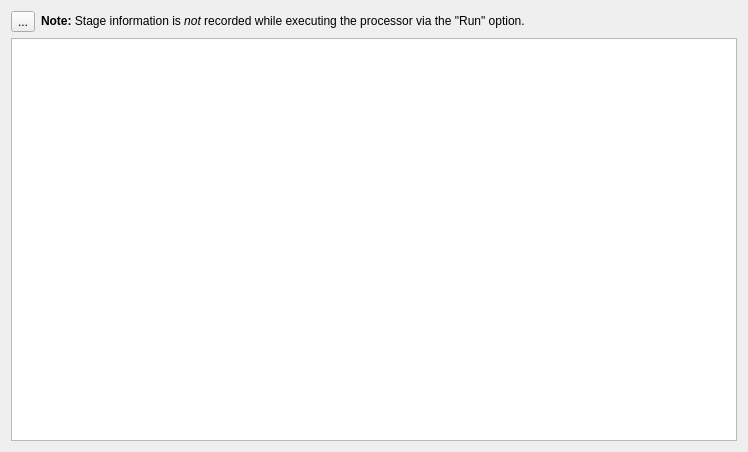
<?xml version="1.0" encoding="UTF-8"?>
<ui version="4.0">
 <class>Ripes::PipelineDiagramWidget</class>
 <widget class="QDialog" name="Ripes::PipelineDiagramWidget">
  <property name="geometry">
   <rect>
    <x>0</x>
    <y>0</y>
    <width>748</width>
    <height>452</height>
   </rect>
  </property>
  <property name="windowTitle">
   <string>Pipeline diagram</string>
  </property>
  <property name="windowIcon">
   <iconset>
    <normaloff>:/icons/logo.png</normaloff>:/icons/logo.png</iconset>
  </property>
  <layout class="QGridLayout" name="gridLayout">
   <item row="0" column="0">
    <layout class="QVBoxLayout" name="verticalLayout">
     <item>
      <layout class="QHBoxLayout" name="horizontalLayout">
       <item>
        <widget class="QToolButton" name="copy">
         <property name="toolTip">
          <string>Copy table to clipboard (tab sepearated)</string>
         </property>
         <property name="text">
          <string>...</string>
         </property>
         <property name="iconSize">
          <size>
           <width>24</width>
           <height>24</height>
          </size>
         </property>
         <property name="autoRaise">
          <bool>false</bool>
         </property>
         <property name="arrowType">
          <enum>Qt::NoArrow</enum>
         </property>
        </widget>
       </item>
       <item>
        <widget class="QLabel" name="label">
         <property name="text">
          <string>&lt;html&gt;&lt;head/&gt;&lt;body&gt;&lt;p&gt;&lt;span style=&quot; font-weight:600;&quot;&gt;Note: &lt;/span&gt;Stage information is &lt;span style=&quot; font-style:italic;&quot;&gt;not &lt;/span&gt;recorded while executing the processor via the &amp;quot;Run&amp;quot; option.&lt;/p&gt;&lt;/body&gt;&lt;/html&gt;</string>
         </property>
         <property name="textFormat">
          <enum>Qt::RichText</enum>
         </property>
        </widget>
       </item>
       <item>
        <spacer name="horizontalSpacer">
         <property name="orientation">
          <enum>Qt::Horizontal</enum>
         </property>
         <property name="sizeHint" stdset="0">
          <size>
           <width>40</width>
           <height>20</height>
          </size>
         </property>
        </spacer>
       </item>
      </layout>
     </item>
     <item>
      <widget class="QTableView" name="pipelineDiagramView"/>
     </item>
    </layout>
   </item>
  </layout>
 </widget>
 <resources/>
 <connections/>
</ui>
